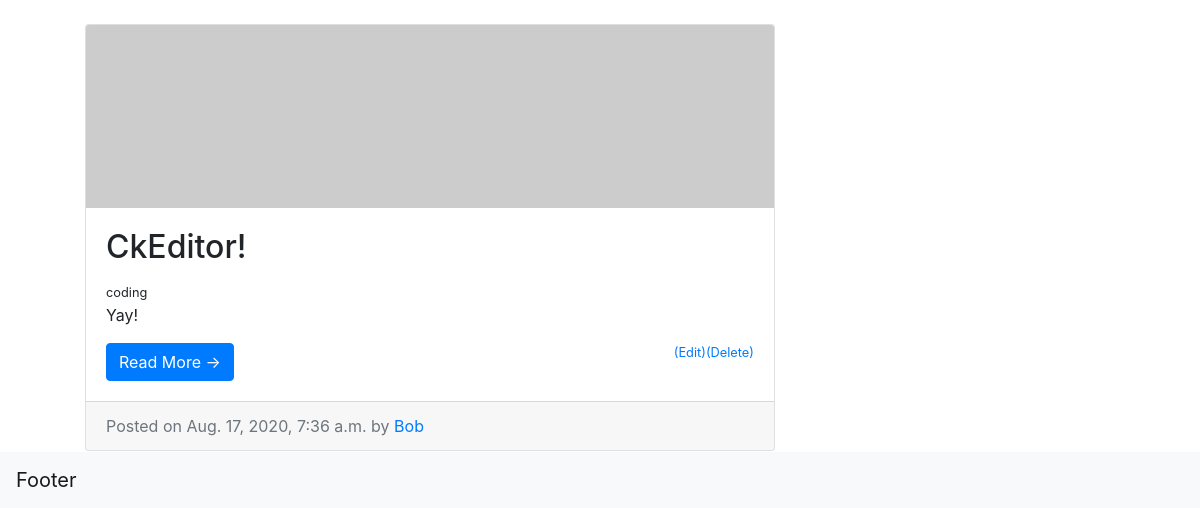
Page /blog/category/coding (signed in, lower part) on the earlier database version.
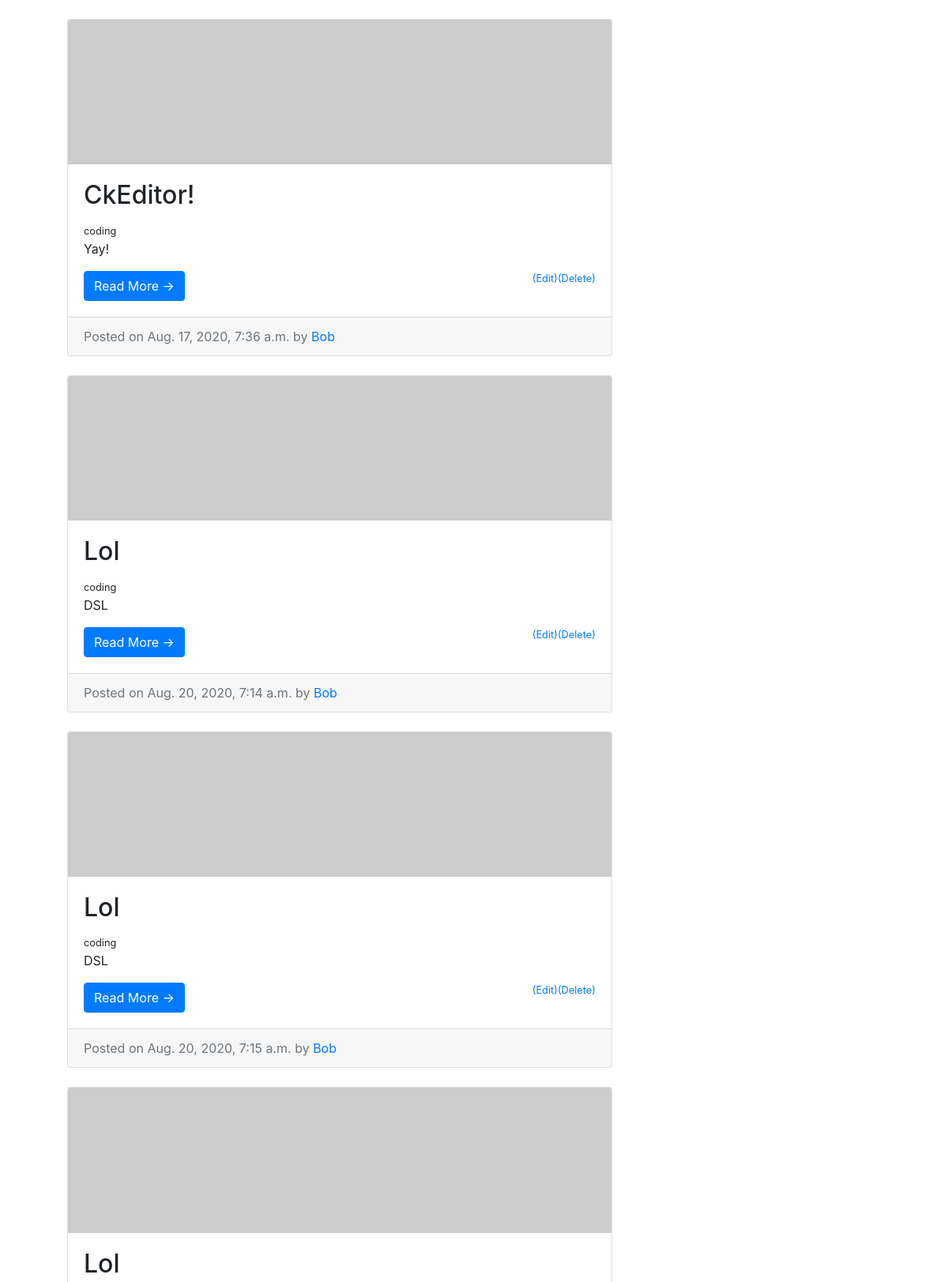
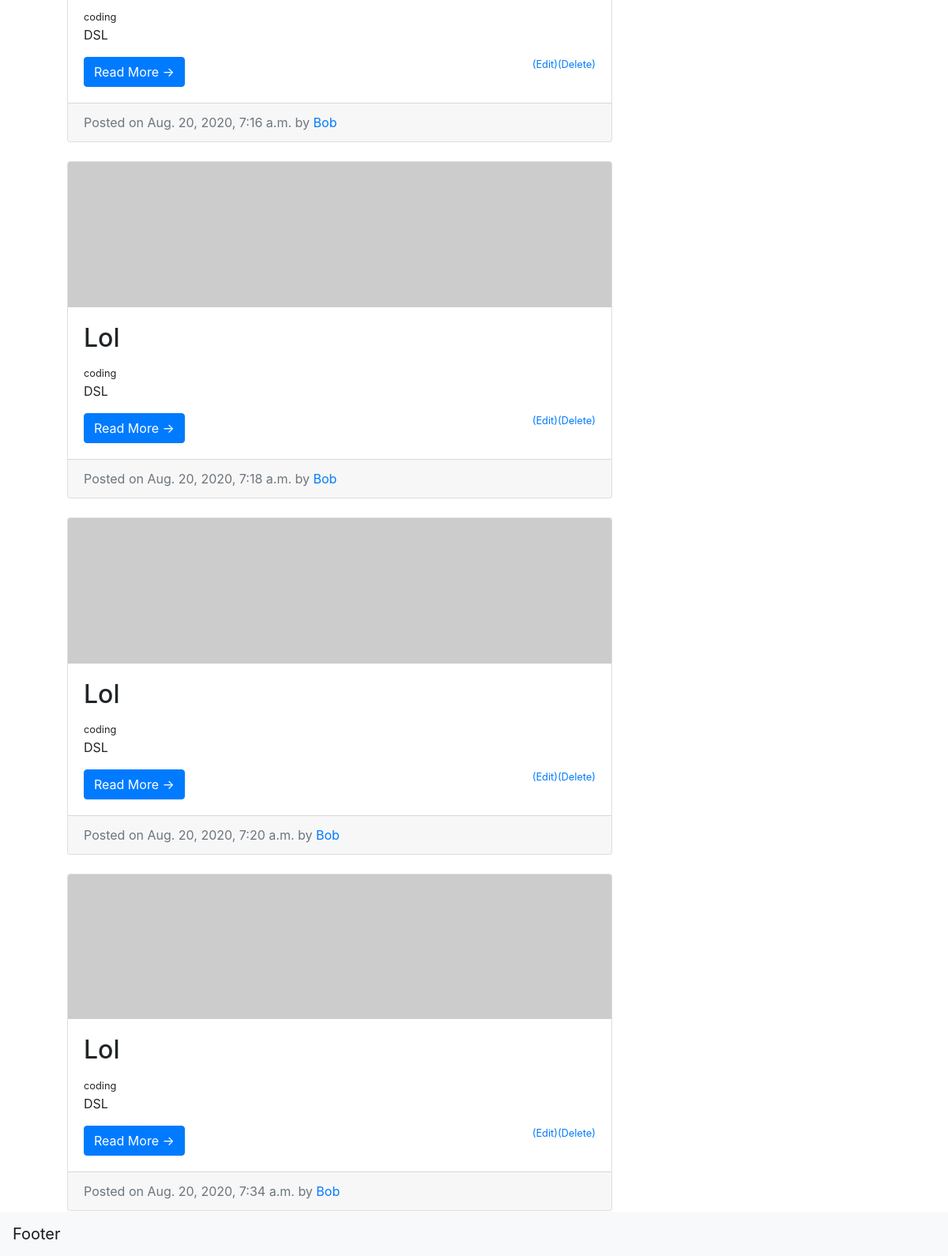
Same page on the later database version (2 pictures, top to bottom).
### blog/models.py (models this page shows, shortened)
class Post(models.Model):
    title = models.CharField(max_length=255)
    header_image = models.ImageField(null=True, blank=True, upload_to='images/')
    author = models.ForeignKey(User, on_delete=models.CASCADE)
    description = models.TextField(max_length=500,null=True, blank=True)
    body = RichTextField(null=True, blank=True)
    date_created = models.DateTimeField(auto_now_add=True, null=True)
    category = models.CharField(max_length=255, default='coding')
    likes = models.ManyToManyField(User, related_name='blog_posts')

### blog/views.py (the view)
# urls.py: path('category/<str:cats>', CategoryView, name='category'),
def CategoryView(request, cats):
    category_posts = Post.objects.filter(category=cats.replace('-',' '))
    return render(request, 'blog/categories.html',{'category_posts':category_posts,'cats':cats.title().replace('-',' ')})

### blog/templates/blog/categories.html (shortened to what this page needs)
{% extends 'home_pages/main.html' %}
{% block content %}
{% if user.is_authenticated %}
<br>
<br>
<div>
<ul>
    {% for post in category_posts %}
    <div class="card mb-4">
      <img class="card-img-top" src="http://placehold.it/750x200" alt="Card image cap">
      <div class="card-body">
        <h2 class="card-title">{{ post.title }}</h2>
        <small>{{ post.category }}</small>
        {% if post.description %}
            <p class="card-text">{{ post.description }}</p>
        {% endif %}
        <a href="{% url 'article-detail' post.pk %}" class="btn btn-primary">Read More &rarr;</a>
        {% if user.is_authenticated %}
          {% if user.id == post.author.id %}
            <small><a class="float-right" href="{% url 'delete-article' post.pk%}">(Delete)</a></small>
            <small><a class="float-right" href="{% url 'update-article' post.pk%}">(Edit)</a></small>
          {% endif %}
        {% endif %}
      </div>
      <div class="card-footer text-muted">
        Posted on {{ post.date_created }} by
        <a href="#">{{ post.author }}</a>
      </div>
    </div>
{% endfor %}
</ul>
</div>
{% else %}
  <h1>Unauthorized. Nice try!))</h1>
{% endif %}
{% endblock %}

### home_pages/templates/home_pages/main.html (shortened to what this page needs)
{% load static %}
<!doctype html>
<html lang="ru">
  <head>
    <link rel="stylesheet" href="https://stackpath.bootstrapcdn.com/bootstrap/4.5.0/css/bootstrap.min.css">
  </head>
  <body>
    <div class="container">
      <div class="row">
        <div class="col-md-8">
          {% block content %}
          {% endblock content %}
        </div>
        <div class="col-md-4">
        </div>
      </div>
    </div>
    {% include 'home_pages/footer.html' %}
  </body>
</html>

### home_pages/templates/home_pages/navbar.html (shortened to what this page needs)
{% load static %}

### home_pages/templates/home_pages/Widget_search.html (shortened to what this page needs)
{% load static %}

### home_pages/templates/home_pages/Widget_categories.html (shortened to what this page needs)
{% load static %}

### home_pages/templates/home_pages/Widget_sidetext.html (shortened to what this page needs)
{% load static %}

### home_pages/templates/home_pages/footer.html
{% load static %}
<nav class="navbar fixed-bottom navbar-light bg-light">
  <a class="navbar-brand" href="#">Footer</a>
</nav>

Differences in the rows shown:
added Post: title "Lol", category "coding", description "DSL", shows "(Delete)", date_created "Aug. 20, 2020, 7:14 a.m.", author "Bob"
added Post: title "Lol", category "coding", description "DSL", shows "(Delete)", date_created "Aug. 20, 2020, 7:15 a.m.", author "Bob"
added Post: title "Lol", category "coding", description "DSL", shows "(Delete)", date_created "Aug. 20, 2020, 7:16 a.m.", author "Bob"
added Post: title "Lol", category "coding", description "DSL", shows "(Delete)", date_created "Aug. 20, 2020, 7:18 a.m.", author "Bob"
added Post: title "Lol", category "coding", description "DSL", shows "(Delete)", date_created "Aug. 20, 2020, 7:20 a.m.", author "Bob"
added Post: title "Lol", category "coding", description "DSL", shows "(Delete)", date_created "Aug. 20, 2020, 7:34 a.m.", author "Bob"
